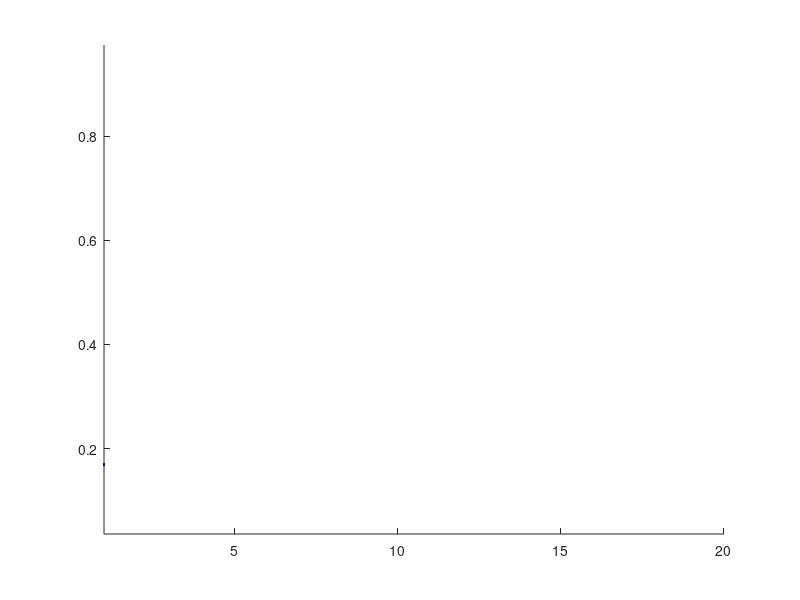

MATLAB code to generate this figure: (Note: this script raises an error after producing the figure.)
clc;clear all; close all
x = 1:20';
y = rand(size(x,2),1);
DelayTime=0.2;
h = figure; hold on; axis tight manual % this ensures that getframe() returns a consistent size

xlim([min(x) max(x)]), ylim([min(y) max(y)])

cm = jet(size(x,2));
filename = 'out.gif';
for i=1:size(x,2)
        plot(x(1:i),y(1:i),'Color',cm(i,:))
		gif_generator(h,filename,i,DelayTime)
end





